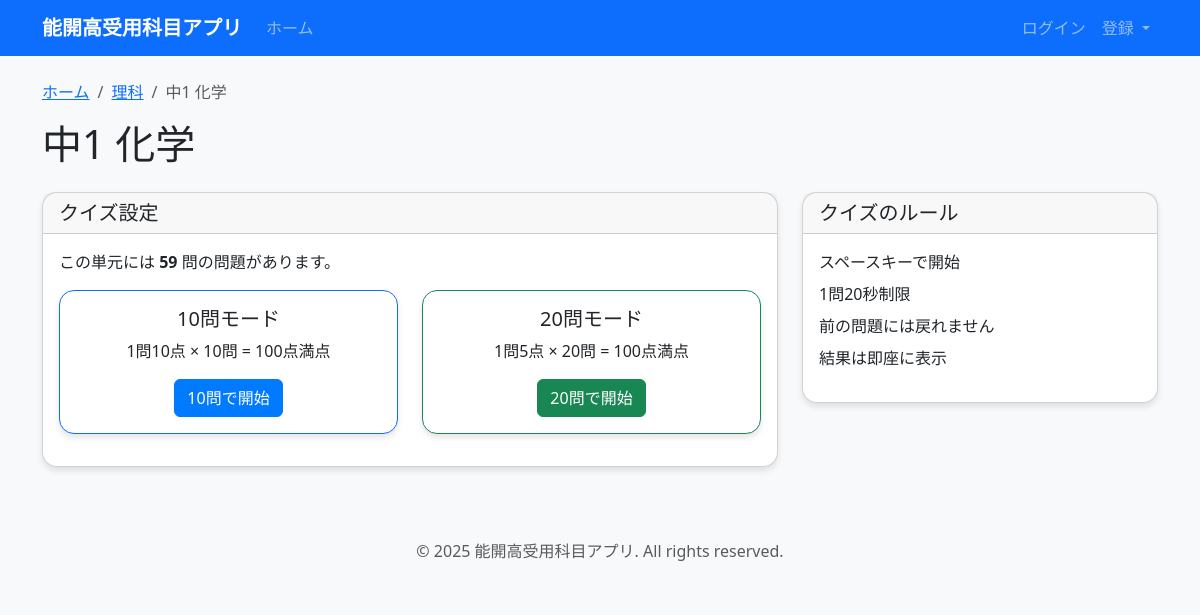
The app's page /quiz/unit/21/ with its own data.
### quiz_app/models.py (models this page shows, shortened)
class Unit(models.Model):
    subject = models.ForeignKey(
        Subject,
        on_delete=models.CASCADE,
        related_name='units',
        verbose_name='教科'
    )
    grade_year = models.CharField(max_length=10, verbose_name='学年')
    category = models.CharField(max_length=50, verbose_name='カテゴリ')
    unit_key = models.CharField(
        max_length=100,
        unique=True,
        verbose_name='単元キー'
    )
    class Meta:
        verbose_name = '単元'
        verbose_name_plural = '単元'
        unique_together = ['subject', 'grade_year', 'category']

class Subject(models.Model):
    class Code(models.TextChoices):
        SCIENCE = 'science', '理科'
        SOCIAL = 'social', '社会'
    code = models.CharField(
        max_length=10,
        choices=Code.choices,
        unique=True,
        verbose_name='教科コード'
    )
    label_ja = models.CharField(max_length=20, verbose_name='教科名')
    class Meta:
        verbose_name = '教科'
        verbose_name_plural = '教科'

### quiz_app/views.py (the view)
# urls.py: path('unit/<int:pk>/', views.UnitView.as_view(), name='unit'),
class UnitView(DetailView):
    model = Unit
    template_name = 'quiz_app/unit.html'
    context_object_name = 'unit'
    def get_context_data(self, **kwargs):
        context = super().get_context_data(**kwargs)
        context['question_count'] = self.object.questions.count()
        return context

### templates/quiz_app/unit.html (shortened to what this page needs)
{% extends 'base.html' %}
{% block content %}
<div class="row">
    <div class="col-12">
        <nav aria-label="breadcrumb">
            <ol class="breadcrumb">
                <li class="breadcrumb-item"><a href="{% url 'quiz_app:home' %}">ホーム</a></li>
                <li class="breadcrumb-item"><a href="{% url 'quiz_app:subject' unit.subject.id %}">{{ unit.subject.label_ja }}</a></li>
                <li class="breadcrumb-item active">{{ unit.grade_year }} {{ unit.category }}</li>
            </ol>
        </nav>
        <h1 class="mb-4">{{ unit.grade_year }} {{ unit.category }}</h1>
    </div>
</div>
<div class="row">
    <div class="col-md-8">
        <div class="card">
            <div class="card-header">
                <h5 class="mb-0">クイズ設定</h5>
            </div>
            <div class="card-body">
                <p class="card-text">
                    この単元には <strong>{{ question_count }}</strong> 問の問題があります。
                </p>
                <div class="row">
                    <div class="col-md-6 mb-3">
                        <div class="card border-primary">
                            <div class="card-body text-center">
                                <h5 class="card-title">10問モード</h5>
                                <p class="card-text">1問10点 × 10問 = 100点満点</p>
                                <a href="{% url 'quiz_app:quiz_start' unit.id 10 %}" class="btn btn-primary">
                                    10問で開始
                                </a>
                            </div>
                        </div>
                    </div>
                    <div class="col-md-6 mb-3">
                        <div class="card border-success">
                            <div class="card-body text-center">
                                <h5 class="card-title">20問モード</h5>
                                <p class="card-text">1問5点 × 20問 = 100点満点</p>
                                <a href="{% url 'quiz_app:quiz_start' unit.id 20 %}" class="btn btn-success">
                                    20問で開始
                                </a>
                            </div>
                        </div>
                    </div>
                </div>
            </div>
        </div>
    </div>
    <div class="col-md-4">
        <div class="card">
            <div class="card-header">
                <h5 class="mb-0">クイズのルール</h5>
            </div>
            <div class="card-body">
                <ul class="list-unstyled">
                    <li class="mb-2">
                         スペースキーで開始
                    </li>
                    <li class="mb-2">
                         1問20秒制限
                    </li>
                    <li class="mb-2">
                         前の問題には戻れません
                    </li>
                    <li class="mb-2">
                         結果は即座に表示
                    </li>
                </ul>
            </div>
        </div>
    </div>
</div>
{% endblock %}

### static/css/style.css (style rules this page uses)
body { background-color: #f8f9fa; }
.card { border-radius: 15px; box-shadow: 0 4px 6px rgba(0, 0, 0, 0.1); }
.btn-primary { background-color: #007bff; border-color: #007bff; }

### records on screen
Unit: subject.label_ja "理科", grade_year "中1", category "化学"

### other values on screen
{{ question_count }} "59"
